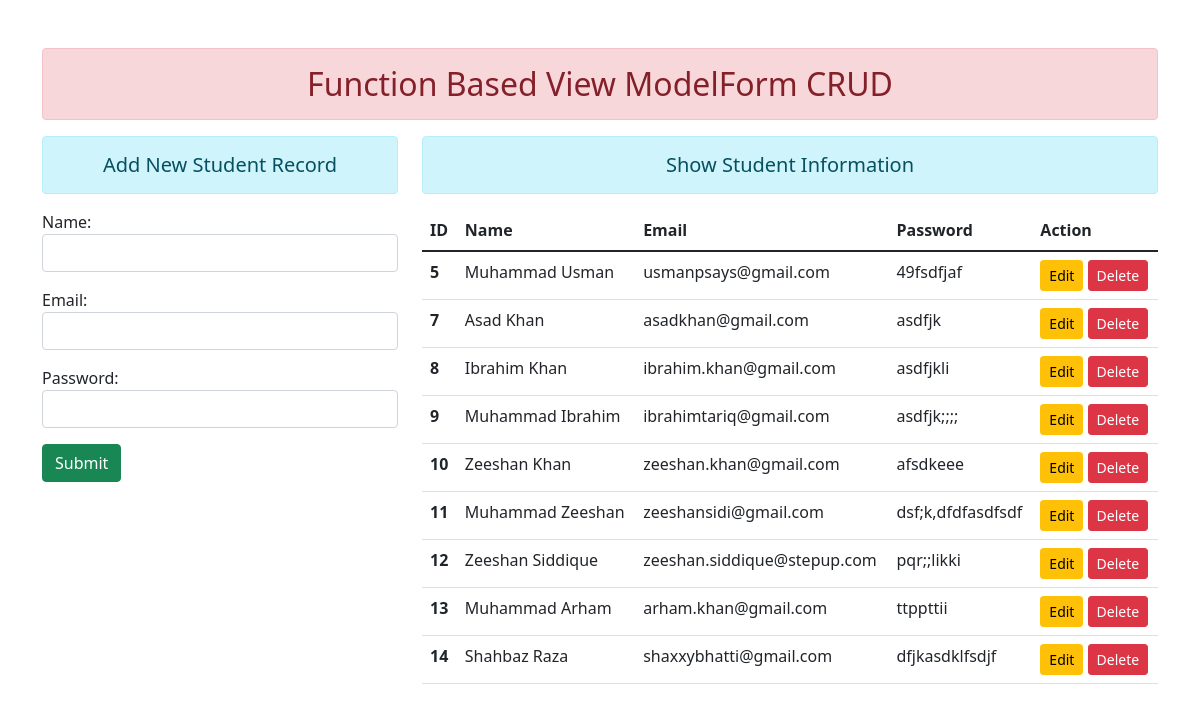
The page / on the database its author committed.
### enroll/models.py (models this page shows)
class User(models.Model):
    name = models.CharField(max_length=50)
    email = models.EmailField(max_length=60)
    password = models.CharField(max_length=50)

### enroll/views.py (the view)
# urls.py: path('',views.add_show,name='addshow'),
def add_show(request):
    if request.method == 'POST':
        fm = StudentRegistration(request.POST)
        if fm.is_valid():
            cname = fm.cleaned_data['name']
            cpassword = fm.cleaned_data['password']
            cemail = fm.cleaned_data['email']
            reg = User(name=cname,password=cpassword,email=cemail)
            reg.save()
            fm = StudentRegistration()
    else:
        fm = StudentRegistration()
    std = User.objects.all()
    return render(request,'enroll/addandshow.html',{'forms':fm,'stu':std})

### enroll/forms.py
class StudentRegistration(forms.ModelForm):
    class Meta:
        model = User
        fields = ['name','email','password']
        widgets = {
            'name': forms.TextInput(attrs={'class':'form-control'}),
       'password': forms.PasswordInput(render_value=True,attrs={'class':'form-control'}),
         'email': forms.EmailInput(attrs={'class':'form-control'})
        }

### enroll/templates/enroll/addandshow.html (shortened to what this page needs)
{% extends 'enroll/base.html' %}
{% block content %}
<div class="row">
    <div class="col-sm-4">
        <h5 class="text-center alert alert-info">Add New Student Record</h5>
    <form action="" method="POST">
        {{forms.as_p}}
        <input type="submit" class="btn btn-success" value="Submit">
    </form>
    </div>
    <div class="col-sm-8 ">
        <h5 class="text-center alert alert-info">Show Student Information</h5>
        {% if stu %}
        <table class="table table-hover">
            <thead>
              <tr>
                <th scope="col">ID</th>
                <th scope="col">Name</th>
                <th scope="col">Email</th>
                <th scope="col">Password</th>
                <th scope="col">Action</th>
              </tr>
            </thead>
            <tbody>
                {% for stud in stu %}
              <tr>
                <th scope="row">{{stud.id}}</th>
                <td>{{stud.name}}</td>
                <td>{{stud.email}}</td>
                <td>{{stud.password}}</td>
                <td>
                    <a href="{% url 'updatedata' stud.id %}" class="btn btn-warning btn-sm">Edit</a>
                    <form action="{% url 'deletedata' stud.id %}" method="POST" class="d-inline">
                        <input type="submit" class="btn btn-danger btn-sm" value="Delete">
                    </form>
                </td>
              </tr>
              {% endfor %}
            </tbody>
          </table>
        {% else %}
        <h5>No Record Found</h5>
        {% endif %}
    </div>
</div>
{% endblock content %}

### enroll/templates/enroll/base.html (shortened to what this page needs)
<!DOCTYPE html>
{% load static %}
<html lang="en">
<head>
    <link rel="stylesheet" href="{% static 'enroll/css/bootstrap.css' %}">
</head>
<body>
    <div class="container mt-5">
        <h2 class="text-center alert alert-danger">Function Based View ModelForm CRUD</h2>
        {% block content %}{% endblock content %}
    </div>
</body>
</html>

### rows shown on the page
User: id "5", name "Muhammad Usman", email "usmanpsays@gmail.com", password "49fsdfjaf"
User: id "7", name "Asad Khan", email "asadkhan@gmail.com", password "asdfjk"
User: id "8", name "Ibrahim Khan", email "ibrahim.khan@gmail.com", password "asdfjkli"
User: id "9", name "Muhammad Ibrahim", email "ibrahimtariq@gmail.com", password "asdfjk;;;;"
User: id "10", name "Zeeshan Khan", email "zeeshan.khan@gmail.com", password "afsdkeee"
User: id "11", name "Muhammad Zeeshan", email "zeeshansidi@gmail.com", password "dsf;k,dfdfasdfsdf"
User: id "12", name "Zeeshan Siddique", email "zeeshan.siddique@stepup.com", password "pqr;;likki"
User: id "13", name "Muhammad Arham", email "arham.khan@gmail.com", password "ttppttii"
User: id "14", name "Shahbaz Raza", email "shaxxybhatti@gmail.com", password "dfjkasdklfsdjf"
